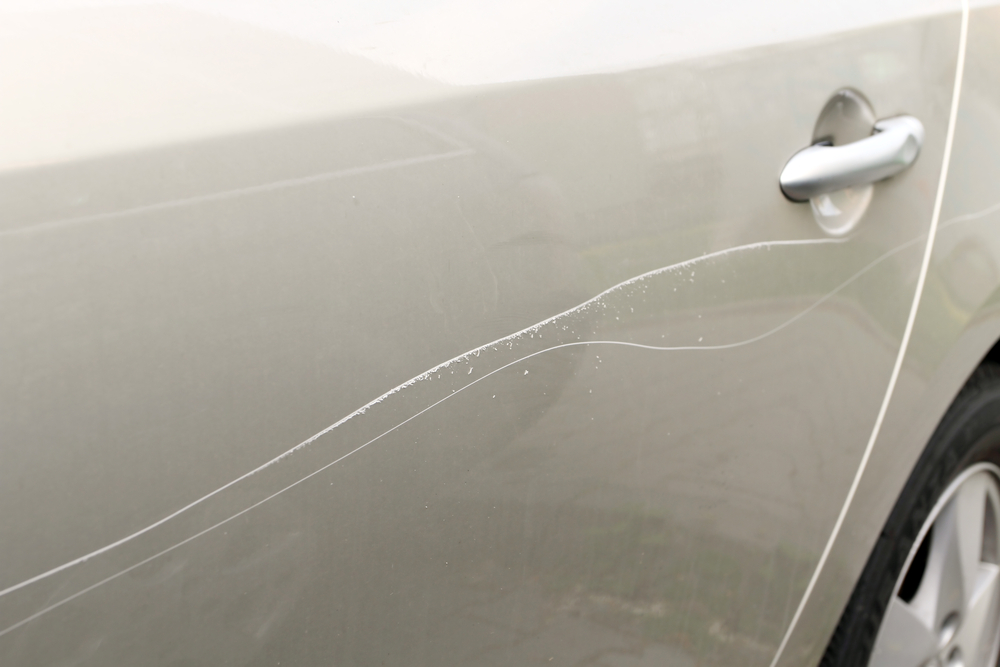
#> input picture Data/23.jpg, 1000 x 667 px
$ python HoughLineProbabilistic.py
#> lines starting #> are read from the running program, lines starting #| are printed output that depends on the picture; after the words box and inside, x2 and y2 are one past the last pixel; in counts of white or black regions, pixels touching at a corner belong together
import cv2
import numpy as np

img = cv2.imread('Data/23.jpg')
#> img is the input picture: shape (667, 1000, 3); mean B, G, R 159.7, 170.1, 174.5

gray = cv2.cvtColor(img,cv2.COLOR_BGR2GRAY)

edges = cv2.Canny(gray,50,150,apertureSize = 3)
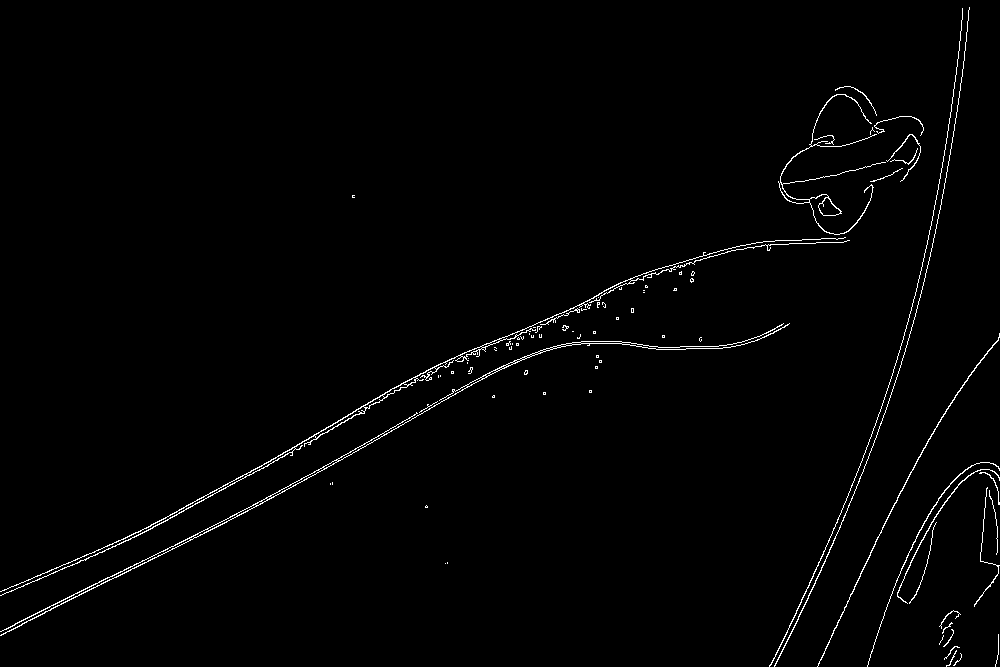
#> edges: shape (667, 1000); 1.3% white in thin lines or dots

lines = cv2.HoughLinesP(edges,1,np.pi/180,50,None,minLineLength=50,maxLineGap=10)
#> lines = 53 rows, first 6: [187, 539, 336, 460], [596, 298, 649, 271], [42, 614, 109, 579], [295, 448, 477, 347], [441, 401, 532, 353], [227, 484, 426, 370]

for line in lines:
    x1,y1,x2,y2 = line[0]
    cv2.line(img,(x1,y1),(x2,y2),(0,0,255),4)
#> this loop made 53 passes
#> (x1, y1, x2, y2) on passes 1 to 12: (187, 539, 336, 460), (596, 298, 649, 271), (42, 614, 109, 579), (295, 448, 477, 347), (441, 401, 532, 353), (227, 484, 426, 370), (15, 623, 155, 554), (320, 468, 474, 380), (115, 546, 277, 460), (787, 632, 848, 495), (301, 445, 364, 411), (267, 499, 358, 450)
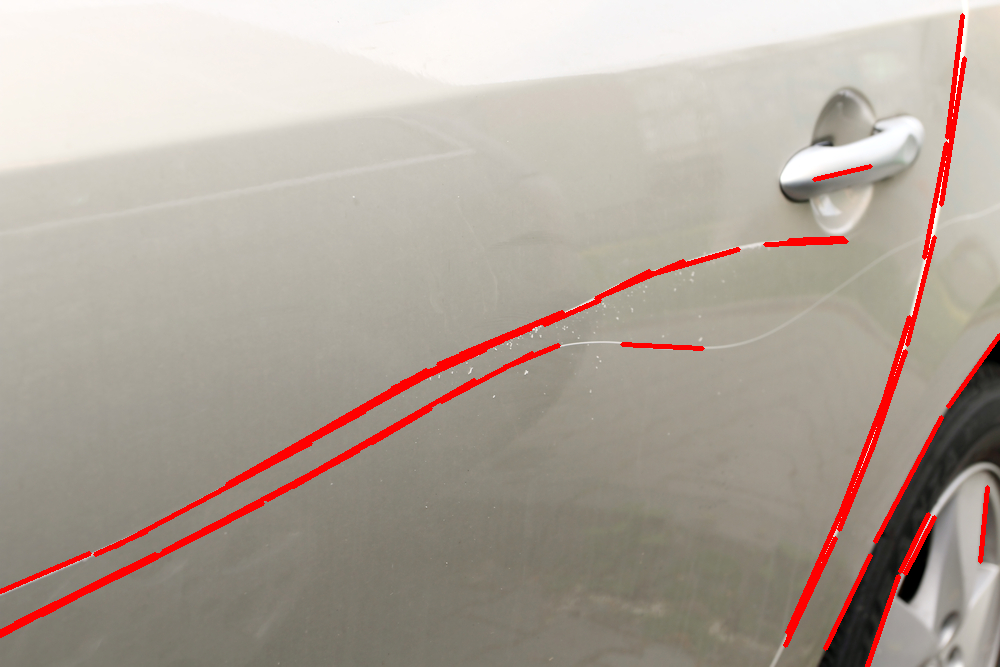
#> img: shape (667, 1000, 3); 3.09% of pixels changed, all inside (x1, y1, x2, y2) = (0, 13, 1000, 667)

cv2.imshow('deneme',img)
cv2.waitKey(0)
cv2.destroyAllWindows()
